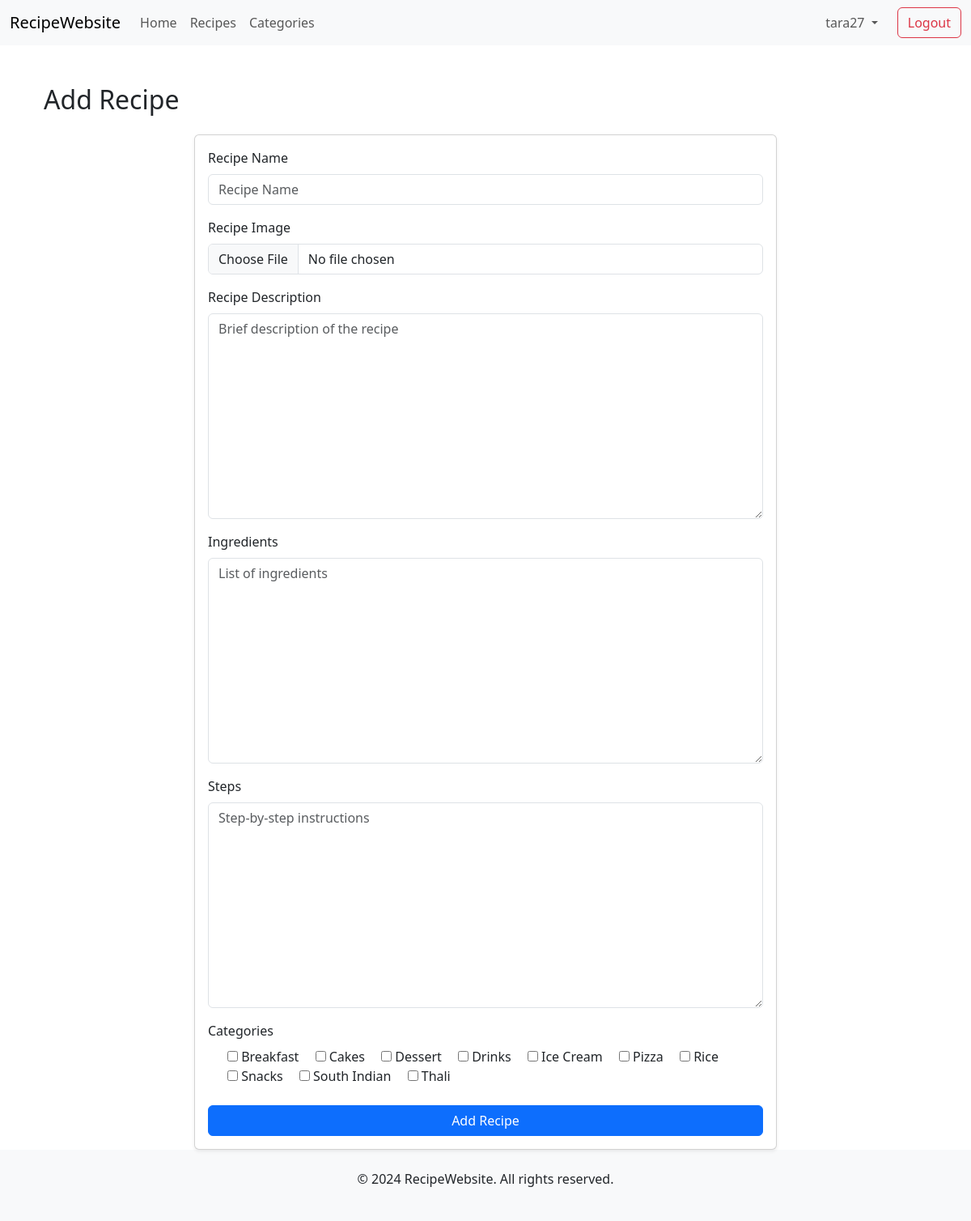
Screenshot of /recipes/add_recipe (signed in) with the database file from the repository.
### recipes/models.py (models this page shows)
class Category(models.Model):
    name = models.CharField(max_length=100)
    category_image = models.ImageField(upload_to='category/',default='category/default.jpg')
    class Meta:
        verbose_name_plural = 'Categories'
        ordering = ['name']
    def __str__(self):
        return self.name

### recipes/views.py (the view)
# urls.py: path('add_recipe', add_recipe, name= 'add_recipe'),
@login_required(login_url='login')
def add_recipe(request):
    if request.method == 'POST':
        form = RecipeForm(request.POST, request.FILES)
        if form.is_valid():
            recipe= form.save(commit = False)
            recipe.user = request.user
            recipe.save()
            form.save_m2m()  # This is important for saving many-to-many relationships like categories
            messages.success(request, 'Recipe added successfully!')
            return redirect('all_recipes')
    else:
        form = RecipeForm()
    return render(request, 'recipes/add_recipe.html',{'form': form, 'title': 'Add Recipe', 'button_text': 'Add Recipe'})

### recipes/forms.py (shortened to what this page needs)
class RecipeForm(forms.ModelForm):
    class Meta:
        model = Recipe
        fields = ['recipe_name', 'recipe_image', 'recipe_description', 'ingredients','steps','categories']
        widgets = {
            'recipe_name': forms.TextInput(attrs={'class': 'form-control', 'placeholder': 'Recipe Name'}),
            'recipe_image': forms.ClearableFileInput(attrs={'class': 'form-control'}),
            'recipe_description': forms.Textarea(attrs={'class': 'form-control', 'placeholder': 'Brief description of the recipe'}),
            'ingredients': forms.Textarea(attrs={'class': 'form-control', 'placeholder': 'List of ingredients'}),
            'steps': forms.Textarea(attrs={'class': 'form-control', 'placeholder': 'Step-by-step instructions'}),
            'categories': forms.CheckboxSelectMultiple(),
        }

### templates/recipes/add_recipe.html (shortened to what this page needs)
{% extends 'base.html' %}
{% block start %}
<div class="container mt-5">
    <h2 class="mb-4">{{ title }}</h2>
    <div class="row justify-content-center">
        <div class="col-md-8">
            <div class="card shadow-sm">
                <div class="card-body">
                    <form method="post" enctype="multipart/form-data">
                        <div class="mb-3">
                            <label for="{{ form.recipe_name.id_for_label }}" class="form-label">Recipe Name</label>
                            {{ form.recipe_name }}
                        </div>
                        <div class="mb-3">
                            <label for="{{ form.recipe_image.id_for_label }}" class="form-label">Recipe Image</label>
                            {{ form.recipe_image }}
                        </div>
                        <div class="mb-3">
                            <label for="{{ form.recipe_description.id_for_label }}" class="form-label">Recipe Description</label>
                            {{ form.recipe_description }}
                        </div>
                        <div class="mb-3">
                            <label for="{{ form.ingredients.id_for_label }}" class="form-label">Ingredients</label>
                            {{ form.ingredients }}
                        </div>
                        <div class="mb-3">
                            <label for="{{ form.steps.id_for_label }}" class="form-label">Steps</label>
                            {{ form.steps }}
                        </div>
                        <div class="mb-3">
                            <label class="form-label">Categories</label>
                            <div class="form-check">
                                {% for checkbox in form.categories %}
                                    <div class="form-check-inline">
                                        {{ checkbox.tag }} {{ checkbox.choice_label }}
                                    </div>
                                {% endfor %}
                            </div>
                        </div>
                        <div class="d-grid mt-4">
                            <button type="submit" class="btn btn-primary">{{ button_text }}</button>
                        </div>
                    </form>
                </div>
            </div>
        </div>
    </div>
</div>
{% endblock %}

### templates/base.html (shortened to what this page needs)
<!doctype html>
<html lang="en">
  <head>
    <link href="https://cdn.jsdelivr.net/npm/bootstrap@5.3.3/dist/css/bootstrap.min.css" rel="stylesheet">
    <link rel="stylesheet" href="https://cdnjs.cloudflare.com/ajax/libs/font-awesome/6.0.0-beta3/css/all.min.css">
  </head>
  <body class="d-flex flex-column min-vh-100">
    <nav class="navbar navbar-expand-lg navbar-light bg-light">
      <div class="container-fluid">
        <a class="navbar-brand" href="/">RecipeWebsite</a>
        <div class="collapse navbar-collapse" id="navbarNav">
          <ul class="navbar-nav me-auto">
            <li class="nav-item">
              <a class="nav-link" href="/">Home</a>
            </li>
            <li class="nav-item">
              <a class="nav-link" href="/recipes/">Recipes</a>
            </li>
            <li class="nav-item">
              <a class="nav-link" href="/recipes/categories">Categories</a>
            </li>
          </ul>
          <ul class="navbar-nav ms-auto d-flex align-items-center">
            {% if request.user.is_authenticated %}
            <li class="nav-item dropdown me-3">
              <a class="nav-link dropdown-toggle" href="#" id="profileDropdown" role="button" data-bs-toggle="dropdown" aria-expanded="false">
                {{ request.user.username }}
              </a>
            </li>
            <li class="nav-item">
              <a class="btn btn-outline-danger" href="{% url 'logout' %}">Logout</a>
            </li>
            {% endif %}
          </ul>
        </div>
      </div>
    </nav>
    <div class="container flex-grow-1">
      {% block start %}
      {% endblock %}
    </div>
    <footer class="bg-light text-center text-lg-start mt-auto">
      <div class="container p-4">
        <p class="text-center">© 2024 RecipeWebsite. All rights reserved.</p>
      </div>
    </footer>
  </body>
</html>

### rows the page displays
Category: choice_label "Breakfast"
Category: choice_label "Cakes"
Category: choice_label "Dessert"
Category: choice_label "Drinks"
Category: choice_label "Ice Cream"
Category: choice_label "Pizza"
Category: choice_label "Rice"
Category: choice_label "Snacks"
Category: choice_label "South Indian"
Category: choice_label "Thali"

### other values shown
{{ request.user.username }} "tara27"
{{ title }} "Add Recipe"
{{ button_text }} "Add Recipe"
